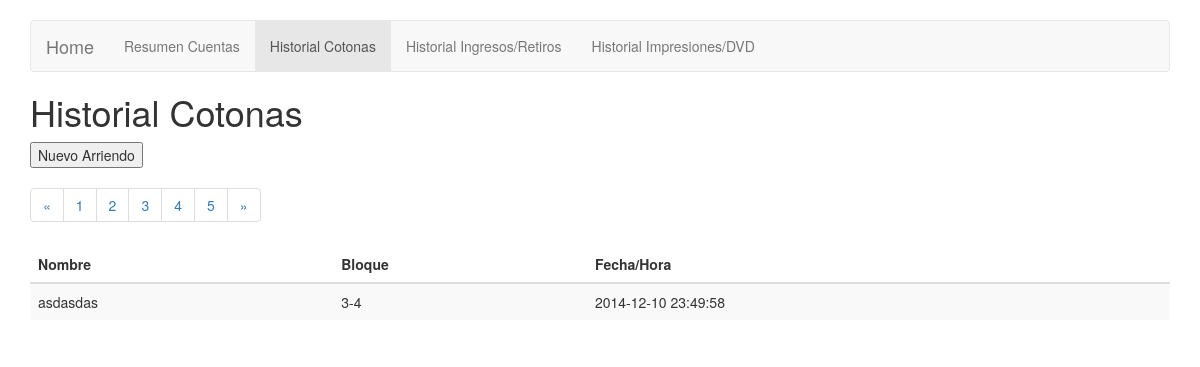
The page /listacotonas (signed in) on the database its author committed.
### models.py (models this page shows)
class Cotona(peewee.Model):
    name = peewee.CharField()
    block = peewee.CharField()
    date = peewee.DateTimeField()
    class Meta:
        database = database

### home.py (the view)
@app.route('/listacotonas', defaults={'listacotonas': 1},methods=['GET', 'POST'])
@app.route('/listacotonas/<int:listacotonas>', methods=['GET', 'POST'])
def show(listacotonas):
    if current_user.is_authenticated():
        return render_template('listacotonas.html', cotonas=Cotona.select().paginate(listacotonas, 10))
    else:
        return redirect(url_for("login"))

### home.py (called while the page is built)
@login_manager.user_loader
def load_user(id):
    try:
        return User.get(id=int(id))
    except User.DoesNotExist:
        return None

### models.py (called while the page is built)
    def is_authenticated(self):
        return True

### templates/listacotonas.html (shortened to what this page needs)
<!DOCTYPE html>
<html lang="en">
  <head>
    <link href="{{ url_for('static', filename='css/bootstrap.min.css') }}" rel="stylesheet" media="screen">
    <link href="{{ url_for('static', filename='css/navbar.css') }}" rel="stylesheet">
    <link href="{{ url_for('static', filename='css/main.css') }}" rel="stylesheet" media="screen">
</head>
<body>
  <div class="container">
  <nav class="navbar navbar-default" role="navigation">
  <div class="container-fluid">
    <div class="navbar-header">
      <a class="navbar-brand" href="/">Home</a>
    </div>
    <div class="collapse navbar-collapse" id="bs-example-navbar-collapse-1">
      <ul class="nav navbar-nav">
        <li><a href="/cuentas">Resumen Cuentas</a></li>
        <li class="active"><a href="/listacotonas">Historial Cotonas<span class="sr-only">(current)</span></a></li>
        <li><a href="/ingresosretiros">Historial Ingresos/Retiros</a></li>
          <li><a href="/impresiones">Historial Impresiones/DVD</a></li>
      </ul>
    </div>
  </div>
</nav>
        <h1>Historial Cotonas</h1>
        <form action="/register">
        <input type="submit" value="Nuevo Arriendo">
        </form>
<ul class="pagination">
  <li><a href="#">&laquo;</a></li>
  <li><a href="/listacotonas/1">1</a></li>
  <li><a href="/listacotonas/2">2</a></li>
  <li><a href="/listacotonas/3">3</a></li>
  <li><a href="/listacotonas/4">4</a></li>
  <li><a href="/listacotonas/5">5</a></li>
  <li><a href="#">&raquo;</a></li>
</ul>
        <div class="table-responsive">
            <table class="table table-striped">
            <thead>
                <tr>
                  <th>Nombre</th>
                  <th>Bloque</th>
                  <th>Fecha/Hora</th>
                </tr>
            </thead>
            <tbody>
            {% for cotona in cotonas[::-1]: %}
            <tr>
                <td>{{ cotona.name }}</td>
                <td>{{ cotona.block }}</td>
                <td>{{ cotona.date }}</td>
            </tr>
            {% endfor %}
            </tbody>
            </table>
        </div>
        </div>
</body>
</html>

### static/css/navbar.css (style rules this page uses)
body { padding-top: 20px; padding-bottom: 20px; }
.navbar { margin-bottom: 20px; }

### rows shown on the page
Cotona: name "asdasdas", block "3-4", date "2014-12-10 23:49:58"
